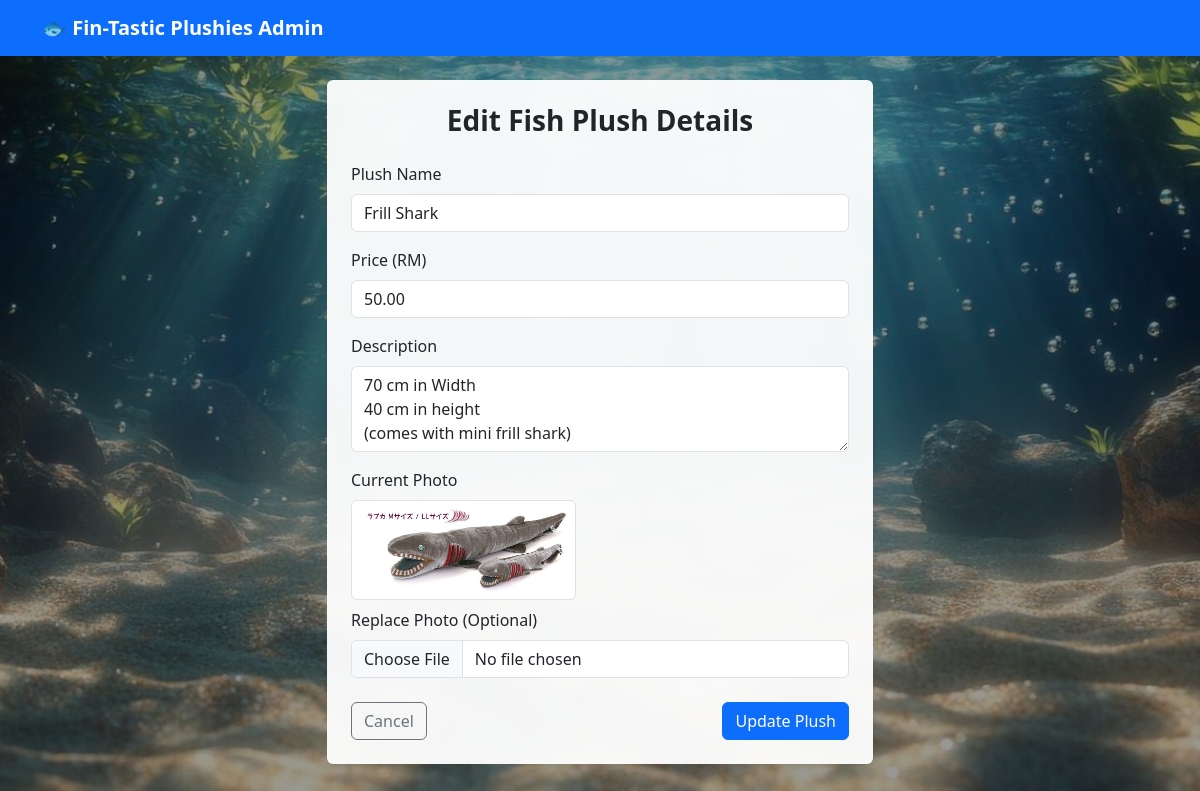
The app's page /edit_product.php?id=3 (signed in) with its own data.
### tables this page shows
CREATE TABLE `products` (
  `id` int(11) NOT NULL,
  `product_name` varchar(255) NOT NULL,
  `price` decimal(10,2) NOT NULL,
  `description` text DEFAULT NULL,
  `image_path` varchar(255) NOT NULL
);

### edit_product.php (the view, shortened to what this page needs)
<?php
require_once "db.php";
$id = isset($_GET['id']) ? (int)$_GET['id'] : 0;
$stmt = mysqli_prepare($conn, "SELECT * FROM products WHERE id = ?");
mysqli_stmt_bind_param($stmt, "i", $id);
mysqli_stmt_execute($stmt);
$result = mysqli_stmt_get_result($stmt);
$product = mysqli_fetch_assoc($result);
$errors = [];
$product_name = $product['product_name'];
$price = $product['price'];
$description = $product['description'];
$current_image = $product['image_path'];
?>
<!DOCTYPE html>
<html lang="en">
    <head>
        <link href="https://cdn.jsdelivr.net/npm/bootstrap@5.3.3/dist/css/bootstrap.min.css" rel="stylesheet">
    </head>
    <body class="bg-light">
        <nav class="navbar navbar-dark bg-primary mb-4">
            <div class="container">
                <a class="navbar-brand fw-bold" href="view_products.php">🐟 Fin-Tastic Plushies Admin</a>
            </div>
        </nav>
        <div class="container mb-5">
            <div class="row justify-content-center">
                <div class="col-md-7 col-lg-6">
                    <div class="card shadow-sm border-0">
                        <div class="card-body p-4">
                            <h3 class="card-title fw-bold text-center mb-4">Edit Fish Plush Details</h3>
                            <form action="edit_product.php?id=<?= $id ?>" method="POST" enctype="multipart/form-data">
                                <div class="mb-3">
                                    <label class="form-label">Plush Name</label>
                                    <input type="text" name="product_name" class="form-control <?= isset($errors['product_name']) ? 'is-invalid' : '' ?>" value="<?= htmlspecialchars($product_name) ?>" required>
                                </div>
                                <div class="mb-3">
                                    <label class="form-label">Price (RM)</label>
                                    <input type="number" step="0.01" name="price" class="form-control <?= isset($errors['price']) ? 'is-invalid' : '' ?>" value="<?= htmlspecialchars($price) ?>" required>
                                </div>
                                <div class="mb-3">
                                    <label class="form-label">Description</label>
                                    <textarea name="description" rows="3" class="form-control"><?= htmlspecialchars($description) ?></textarea>
                                </div>
                                <div class="mb-3">
                                    <label class="form-label">Current Photo</label>
                                    <div class="mb-2">
                                        <?php if (!empty($current_image) && file_exists($current_image)): ?>
                                            <img src="<?= htmlspecialchars($current_image) ?>" class="img-thumbnail" style="height: 100px;">
                                        <?php else: ?>
                                            <span class="text-muted">No photo present</span>
                                        <?php endif; ?>
                                    </div>
                                    <label class="form-label">Replace Photo (Optional)</label>
                                    <input type="file" name="image" class="form-control <?= isset($errors['image']) ? 'is-invalid' : '' ?>" accept="image/*">
                                </div>
                                <div class="d-flex justify-content-between mt-4">
                                    <a href="view_products.php" class="btn btn-outline-secondary">Cancel</a>
                                    <button type="submit" class="btn btn-primary">Update Plush</button>
                                </div>
                            </form>
                        </div>
                    </div>
                </div>
            </div>
        </div>
    </body>
</html>

### edit_product.php (style rules this page uses)
body { background-image: linear-gradient(rgba(0, 0, 0, 0.4), rgba(0, 0, 0, 0.4)), url('product_images/underwater_bg.jpg'); background-size: cover; background-position: center; background-attachment: fixed; }
.card, .table-responsive { background-color: rgba(255, 255, 255, 0.95) !important; backdrop-filter: blur(5px); }

### records on screen
products: product_name "Frill Shark", price "50.00", description "70 cm in Width 40 cm in height (comes with mini frill shark)", image_path (picture)
